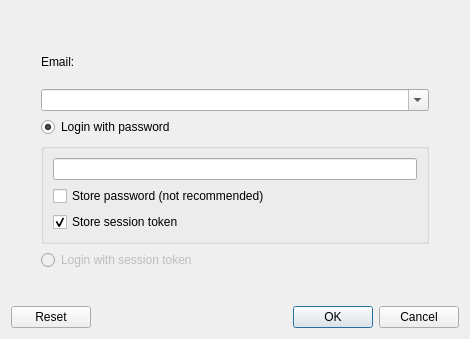
<?xml version="1.0" encoding="UTF-8"?>
<ui version="4.0">
 <class>Dialog</class>
 <widget class="QDialog" name="Dialog">
  <property name="geometry">
   <rect>
    <x>0</x>
    <y>0</y>
    <width>470</width>
    <height>339</height>
   </rect>
  </property>
  <property name="windowTitle">
   <string>Login</string>
  </property>
  <layout class="QGridLayout" name="gridLayout">
   <item row="0" column="0">
    <widget class="QWidget" name="widget" native="true">
     <layout class="QGridLayout" name="gridLayout_2">
      <property name="leftMargin">
       <number>30</number>
      </property>
      <property name="topMargin">
       <number>30</number>
      </property>
      <property name="rightMargin">
       <number>30</number>
      </property>
      <property name="bottomMargin">
       <number>30</number>
      </property>
      <item row="1" column="0">
       <widget class="QComboBox" name="userEmail">
        <property name="editable">
         <bool>true</bool>
        </property>
       </widget>
      </item>
      <item row="4" column="0">
       <widget class="QRadioButton" name="loginWithToken">
        <property name="enabled">
         <bool>false</bool>
        </property>
        <property name="text">
         <string>Login with session token</string>
        </property>
       </widget>
      </item>
      <item row="2" column="0">
       <widget class="QRadioButton" name="loginWithPassword">
        <property name="text">
         <string>Login with password</string>
        </property>
        <property name="checked">
         <bool>true</bool>
        </property>
       </widget>
      </item>
      <item row="3" column="0">
       <widget class="QGroupBox" name="passwordGroup">
        <layout class="QVBoxLayout" name="verticalLayout">
         <item>
          <widget class="QLineEdit" name="password">
           <property name="echoMode">
            <enum>QLineEdit::EchoMode::Password</enum>
           </property>
           <property name="clearButtonEnabled">
            <bool>true</bool>
           </property>
          </widget>
         </item>
         <item>
          <widget class="QCheckBox" name="storePassword">
           <property name="text">
            <string>Store password (not recommended)</string>
           </property>
          </widget>
         </item>
         <item>
          <widget class="QCheckBox" name="storeSessionToken">
           <property name="text">
            <string>Store session token</string>
           </property>
           <property name="checked">
            <bool>true</bool>
           </property>
          </widget>
         </item>
        </layout>
       </widget>
      </item>
      <item row="0" column="0">
       <widget class="QLabel" name="labelEmail">
        <property name="text">
         <string>Email:</string>
        </property>
       </widget>
      </item>
     </layout>
    </widget>
   </item>
   <item row="3" column="0">
    <widget class="QDialogButtonBox" name="buttonBox">
     <property name="orientation">
      <enum>Qt::Orientation::Horizontal</enum>
     </property>
     <property name="standardButtons">
      <set>QDialogButtonBox::StandardButton::Cancel|QDialogButtonBox::StandardButton::Ok|QDialogButtonBox::StandardButton::Reset</set>
     </property>
    </widget>
   </item>
  </layout>
 </widget>
 <resources/>
 <connections>
  <connection>
   <sender>buttonBox</sender>
   <signal>rejected()</signal>
   <receiver>Dialog</receiver>
   <slot>reject()</slot>
   <hints>
    <hint type="sourcelabel">
     <x>328</x>
     <y>334</y>
    </hint>
    <hint type="destinationlabel">
     <x>286</x>
     <y>274</y>
    </hint>
   </hints>
  </connection>
  <connection>
   <sender>loginWithPassword</sender>
   <signal>toggled(bool)</signal>
   <receiver>passwordGroup</receiver>
   <slot>setEnabled(bool)</slot>
   <hints>
    <hint type="sourcelabel">
     <x>161</x>
     <y>114</y>
    </hint>
    <hint type="destinationlabel">
     <x>162</x>
     <y>142</y>
    </hint>
   </hints>
  </connection>
 </connections>
</ui>
